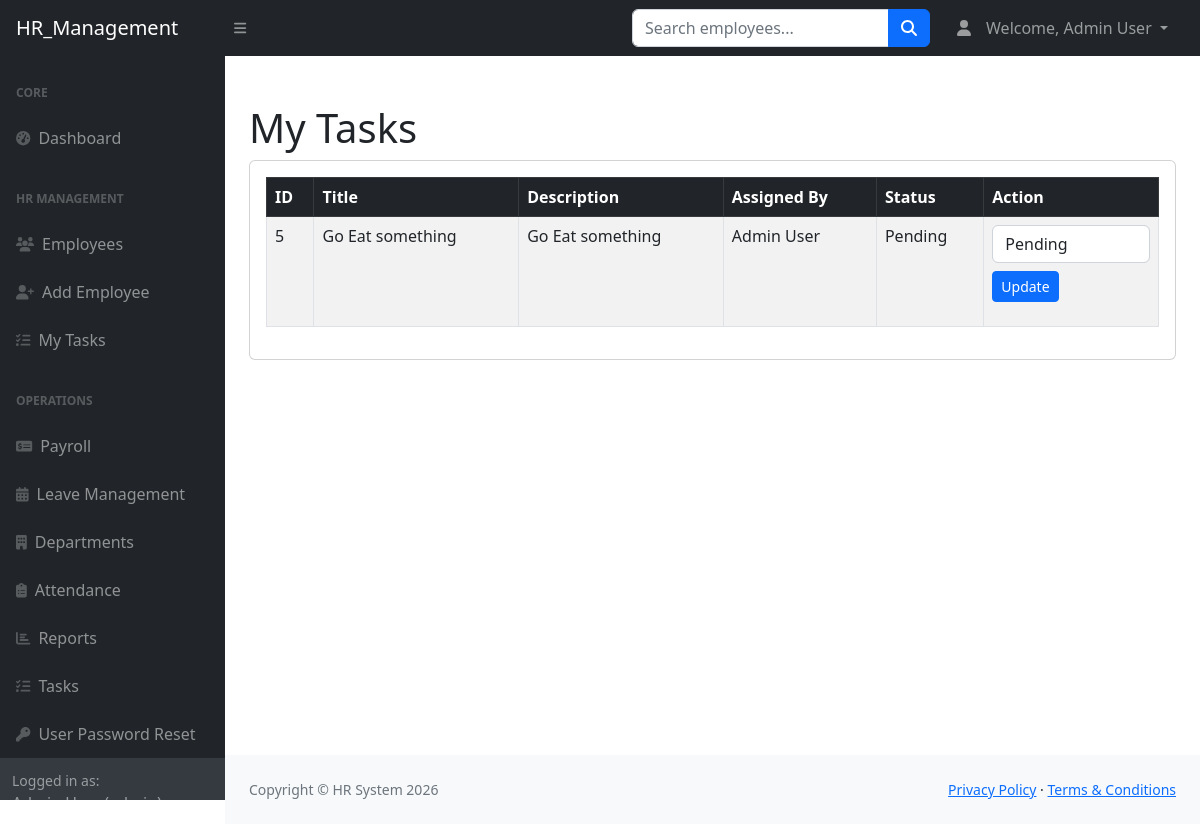
Page /hr_suite/tasks/user_task.php (signed in) on the committed database.
### tables this page shows
CREATE TABLE `tasks` (
  `id` int(11) NOT NULL,
  `title` varchar(255) NOT NULL,
  `description` text NOT NULL,
  `assigned_to` int(11) NOT NULL,
  `assigned_by` int(11) NOT NULL,
  `status` enum('pending','in_progress','completed') NOT NULL DEFAULT 'pending',
  `created_at` timestamp NOT NULL DEFAULT current_timestamp()
);

CREATE TABLE `users` (
  `id` int(11) NOT NULL,
  `full_name` varchar(100) NOT NULL,
  `email` varchar(100) NOT NULL,
  `password` varchar(255) NOT NULL,
  `role` enum('admin','hr','employee') NOT NULL DEFAULT 'employee',
  `department_id` int(11) NOT NULL,
  `created_at` timestamp NOT NULL DEFAULT current_timestamp(),
  `profile_image` varchar(255) DEFAULT NULL
);

### hr_suite/tasks/user_task.php (the view, shortened to what this page needs)
<?php
include("../config/db.php");
$user_id = $_SESSION['user_id'];
$sql = "SELECT tasks.*,
        u.full_name AS assigned_by_name
        FROM tasks
        LEFT JOIN users u
        ON tasks.assigned_by = u.id
        WHERE tasks.assigned_to = '$user_id'
        ORDER BY tasks.id DESC";
$result = mysqli_query($conn, $sql);
?>
<?php include("../includes/header.php"); ?>
<div id="layoutSidenav">
<?php include("../includes/sidebar.php"); ?>
<div id="layoutSidenav_content">
<main>
<div class="container-fluid px-4">
<h1 class="mt-4">My Tasks</h1>
<div class="card mb-4">
<div class="card-body">
<table class="table table-bordered table-striped">
<thead class="table-dark">
<tr>
    <th>ID</th>
    <th>Title</th>
    <th>Description</th>
    <th>Assigned By</th>
    <th>Status</th>
    <th>Action</th>
</tr>
</thead>
<tbody>
<?php if(mysqli_num_rows($result) > 0): ?>
    <?php while($row = mysqli_fetch_assoc($result)): ?>
    <tr>
        <td><?php echo $row['id']; ?></td>
        <td><?php echo $row['title']; ?></td>
        <td><?php echo $row['description']; ?></td>
        <td><?php echo $row['assigned_by_name']; ?></td>
        <td>
            <?php echo ucfirst($row['status']); ?>
        </td>
        <td>
            <form action="update_task.php" method="POST">
                <select name="status" class="form-control mb-2">
                    <option value="pending" <?php if($row['status']=="pending") echo "selected"; ?>>
                        Pending
                    </option>
                </select>
                <button type="submit" class="btn btn-primary btn-sm">
                    Update
                </button>
            </form>
        </td>
    </tr>
    <?php endwhile; ?>
<?php endif; ?>
</tbody>
</table>
</div>
</div>
</div>
</main>
<?php include("../includes/footer.php"); ?>

### rows in the picture
tasks: id "5", title "Go Eat something", description "Go Eat something", assigned_to.full_name "Admin User", status "Pending"

### other values in the picture
$name "Admin User"
